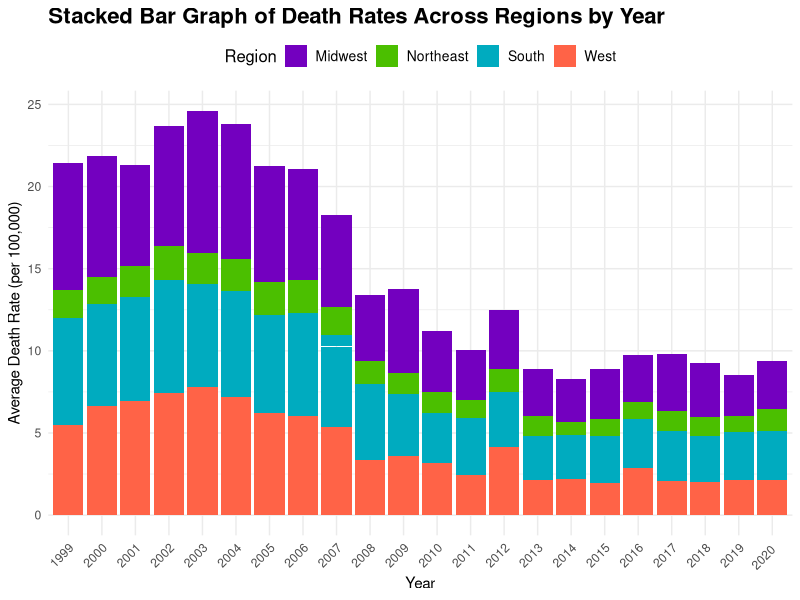
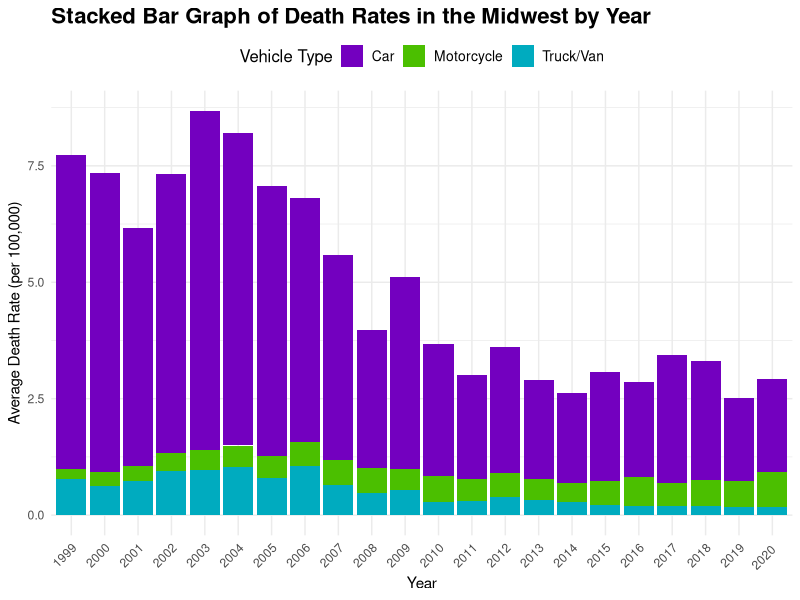
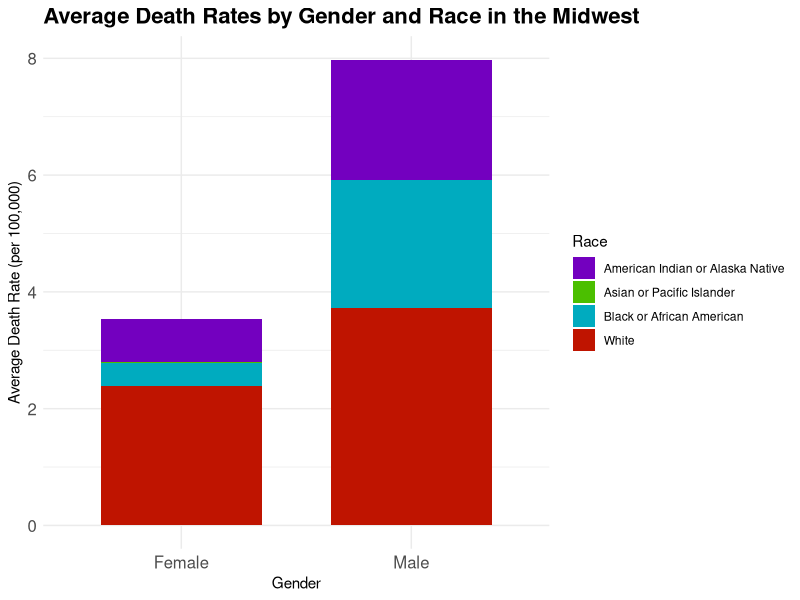
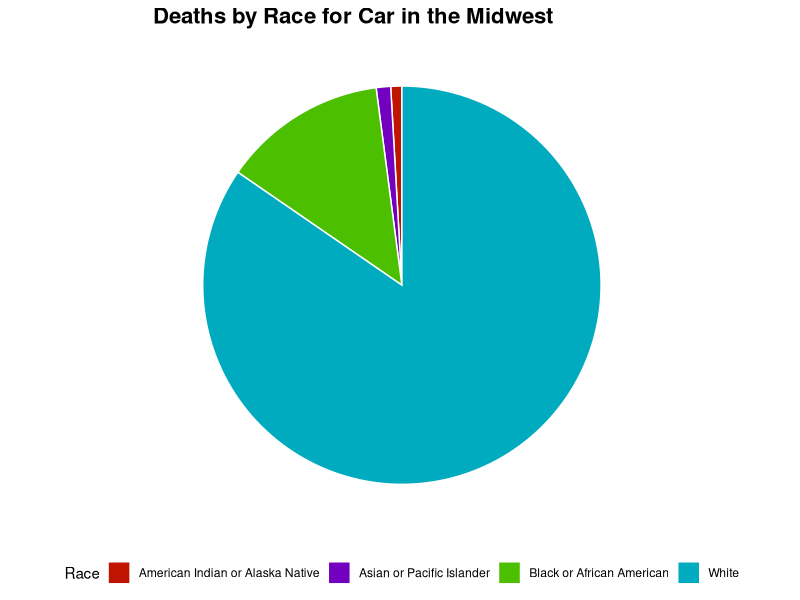

Source code (R) for these figures, in order:
## ---- chunk 1
library(tidyverse)
library(dplyr)
library(tidyr)

car_occupants_injured <- read_delim("Car.txt", delim = "\t", quote = '"')
motorcycle_occupants_injured <- read_delim("Motorcycle.txt", delim = "\t", quote = '"')
truck_van_occupants_injured <- read_delim("statetruckvan.txt", delim = "\t", quote = '"')
## ---- chunk 2
car_occupants_injured <- car_occupants_injured %>%
  separate('Census Region', c("Extra", "Census Region"), sep = ":\\s*") %>%
  select(-Notes, -`Census Region Code`, -`Year Code`, -`State Code`, -`Crude Rate`, -`Race Code`, -`Gender Code`) %>%
  drop_na() %>%
  filter(
    Deaths != "Suppressed"
  ) %>%
  mutate(
    Deaths = as.numeric(Deaths),
    rate = (Deaths / Population) * 100000
  )

## ---- chunk 3
motorcycle_occupants_injured <- motorcycle_occupants_injured %>%
  separate('Census Region', c("Extra", "Census Region"), sep = ":\\s*") %>%
    select(-Notes, -`Census Region Code`, -`Year Code`, -`State Code`, -`Crude Rate`, -`Race Code`, -`Gender Code`) %>%
  drop_na() %>%
  filter(
    Deaths != "Suppressed"
  ) %>%
  mutate(
    Deaths = as.numeric(Deaths),
    rate = (Deaths / Population) * 100000
  )

## ---- chunk 4
truck_van_occupants_injured <- truck_van_occupants_injured %>%
  separate('Census Region', c("Extra", "Census Region"), sep = ":\\s*") %>%
   select(-Notes, -`Census Region Code`, -`Year Code`, -`State Code`, -`Crude Rate`, -`Race Code`, -`Gender Code`) %>%
  drop_na() %>%
  filter(
    Deaths != "Suppressed"
  ) %>%
  mutate(
    Deaths = as.numeric(Deaths),
    rate = (Deaths / Population) * 100000)
## ---- chunk 5
combined_data <- car_occupants_injured %>%
  mutate(Vehicle = "Car") %>%
  select(Census.Region = `Census Region`, State, Year, Deaths, Population, rate, Vehicle,Gender,Race) %>%
  bind_rows(
    motorcycle_occupants_injured %>%
      mutate(Vehicle = "Motorcycle") %>%
      select(Census.Region = `Census Region`, State, Year, Deaths, Population, rate, Vehicle,Gender,Race),
    truck_van_occupants_injured %>%
      mutate(Vehicle = "Truck/Van") %>%
      select(Census.Region = `Census Region`, State, Year, Deaths, Population, rate, Vehicle,Gender,Race))
## ---- chunk 6
region_deaths_data_rate <- combined_data %>%    
  group_by(Year, Census.Region, Vehicle) %>%    
  summarise(Average_Rate = mean(rate, na.rm = TRUE), .groups = "drop") 

ggplot(region_deaths_data_rate, aes(x = Year, y = Average_Rate, fill = Census.Region)) +    
  geom_bar(stat = "identity", position = "stack") +    
  labs(     
    title = "Stacked Bar Graph of Death Rates Across Regions by Year",     
    x = "Year",     y = "Average Death Rate (per 100,000)",     
    fill = "Region") +    
  scale_fill_manual(values = c("#7300bf", "#4bbf00", "#00abbf", "#ff6347")) + 
  theme_minimal() +    
  theme(    
    plot.title = element_text(face = "bold", size = 16),     
    axis.text.x = element_text(angle = 45, hjust = 1),     
    legend.position = "top",     
    legend.title = element_text(size = 12),     
    legend.text = element_text(size = 10))
## ---- chunk 7
midwest_deaths_data_rate <- combined_data %>%
  filter(`Census.Region` == "Midwest") %>%
  group_by(Year, Vehicle) %>%
  summarise(Average_Rate = mean(rate, na.rm = TRUE), .groups = "drop")
ggplot(midwest_deaths_data_rate, aes(x = Year, y = Average_Rate, fill = Vehicle)) + 
  geom_bar(stat = "identity", position = "stack") + 
  labs(
    title = "Stacked Bar Graph of Death Rates in the Midwest by Year",
    x = "Year",
    y = "Average Death Rate (per 100,000)",
    fill = "Vehicle Type") + 
  scale_fill_manual(values = c("#7300bf", "#4bbf00", "#00abbf")) +
  theme_minimal() + 
  theme(
    plot.title = element_text(face = "bold", size = 16),
    axis.text.x = element_text(angle = 45, hjust = 1),
    legend.position = "top",
    legend.title = element_text(size = 12),
    legend.text = element_text(size = 10))
## ---- chunk 8
midwest_deaths_data_genderrace <- combined_data %>%   filter(Census.Region == "Midwest") %>%   
  group_by(Gender, Race) %>%   
  summarise(Average_Rate = mean(rate, na.rm = TRUE), .groups = "drop") 

ggplot(midwest_deaths_data_genderrace, aes(x = Gender, y =Average_Rate, fill = Race)) +   
  geom_bar(stat = "identity", position = "stack", width = 0.7) +   
  labs( title = "Average Death Rates by Gender and Race in the Midwest",     
        x = "Gender",     
        y = "Average Death Rate (per 100,000)") +   
  scale_fill_manual(values = c("#7300bf", "#4bbf00", "#00abbf", "#bf1400")) +    
  theme_minimal() +   
  theme(     
    plot.title = element_text(face = "bold", size = 16),     
    plot.subtitle = element_text(size = 13),     
    axis.text.x = element_text(size = 12),     
    axis.text.y = element_text(size = 12),     
    legend.position = "right") 
## ---- chunk 9
race_vehicle_summary <- combined_data %>%   
  filter(Vehicle == "Car") %>%  
  group_by(Race, Vehicle) %>%   
  summarise(Total_Deaths = sum(Deaths, na.rm = TRUE), .groups = "drop")
ggplot(race_vehicle_summary, aes(x = "", y = Total_Deaths, fill = Race)) +   
  geom_bar(stat = "identity", width = 1, color = "white") +   
  coord_polar("y", start = 0) +   
  labs(     
    title = "Deaths by Race for Car in the Midwest",     
    fill = "Race"   ) +   
  scale_fill_manual(values = c("#bf1400", "#7300bf", "#4bbf00", "#00abbf")) +  # Customize colors
  theme_minimal() +   
  theme(     
    axis.title.x = element_blank(),     
    axis.title.y = element_blank(),     
    axis.text = element_blank(),     
    panel.grid = element_blank(),     
    plot.title = element_text(face = "bold", size = 16),     
    plot.subtitle = element_text(size = 13),     
    legend.position = "bottom"   )
